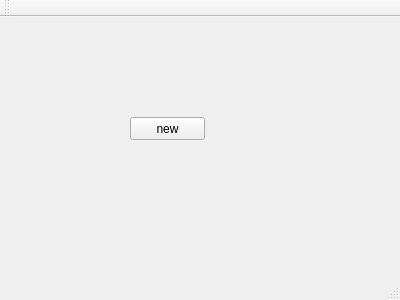
<?xml version="1.0" encoding="UTF-8"?>
<ui version="4.0">
 <class>MainWindow</class>
 <widget class="QMainWindow" name="MainWindow">
  <property name="geometry">
   <rect>
    <x>0</x>
    <y>0</y>
    <width>400</width>
    <height>300</height>
   </rect>
  </property>
  <property name="windowTitle">
   <string>MainWindow</string>
  </property>
  <widget class="QWidget" name="centralWidget">
   <widget class="QPushButton" name="pushButton">
    <property name="geometry">
     <rect>
      <x>130</x>
      <y>100</y>
      <width>75</width>
      <height>23</height>
     </rect>
    </property>
    <property name="text">
     <string>new</string>
    </property>
   </widget>
  </widget>
  <widget class="QMenuBar" name="menuBar">
   <property name="geometry">
    <rect>
     <x>0</x>
     <y>0</y>
     <width>400</width>
     <height>23</height>
    </rect>
   </property>
  </widget>
  <widget class="QToolBar" name="mainToolBar">
   <attribute name="toolBarArea">
    <enum>TopToolBarArea</enum>
   </attribute>
   <attribute name="toolBarBreak">
    <bool>false</bool>
   </attribute>
  </widget>
  <widget class="QStatusBar" name="statusBar"/>
 </widget>
 <layoutdefault spacing="6" margin="11"/>
 <resources/>
 <connections/>
</ui>
